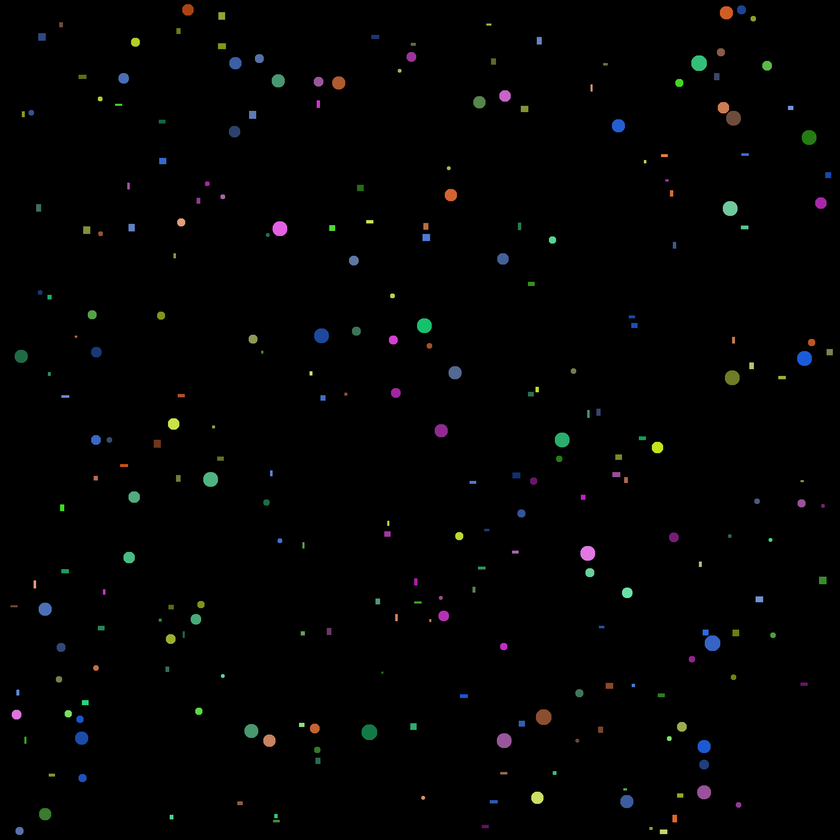
#> input picture figures_and_colors/balls_and_rects.png, 840 x 840 px, shrunk from 2000 x 2000 before the run
$ python main.py
#> lines starting #> are read from the running program, lines starting #| are printed output that depends on the picture; after the words box and inside, x2 and y2 are one past the last pixel; in counts of white or black regions, pixels touching at a corner belong together
import numpy as np
import matplotlib.pyplot as plt
from skimage.measure import label,regionprops
from skimage.io import imread
from skimage.color import rgb2hsv

image=imread("balls_and_rects.png")
#> image is the input picture: shape (840, 840, 3); mean R, G, B 2.1, 2.4, 2.3
hsv=rgb2hsv(image)
#> hsv: shape (840, 840, 3) float64; mean of channels 0, 1, 2 0.0147, 0.0236, 0.013
h=hsv[:,:,0]
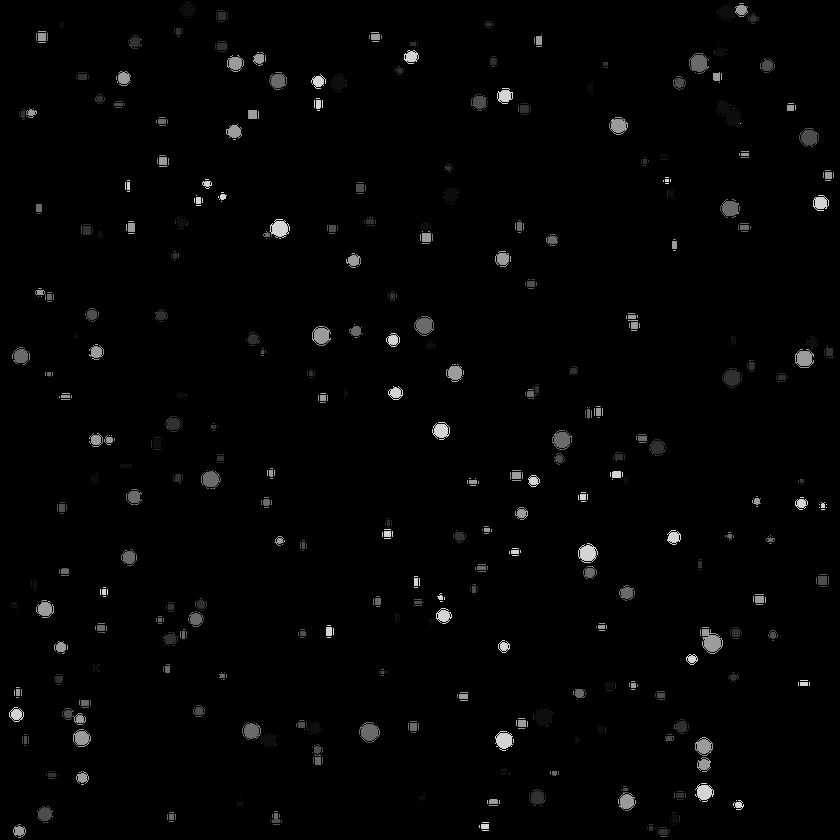
#> h: shape (840, 840) float64; min 0, max 0.833, mean 0.0147

result={}
count_fig=0
for color in np.unique(h):
    if color==0: continue

    binary=h==color
    labeled=label(binary)
    regions=regionprops(labeled)

    if not regions:
        continue

    attention=round(color,2)
    if attention not in result:
        result[attention]={"rect":0,"circles":0}

    for region in regions:
        count_fig+=1
        if region.extent>0.85:
            result[attention]['rect']+=1
        else:
            result[attention]['circles']+=1
#> this loop made 1937 passes
#> (color, attention) on passes 2 to 4: (0.0238, 0.02), (0.0278, 0.03), (0.0333, 0.03)
#> pass 2, `binary=h==color`:
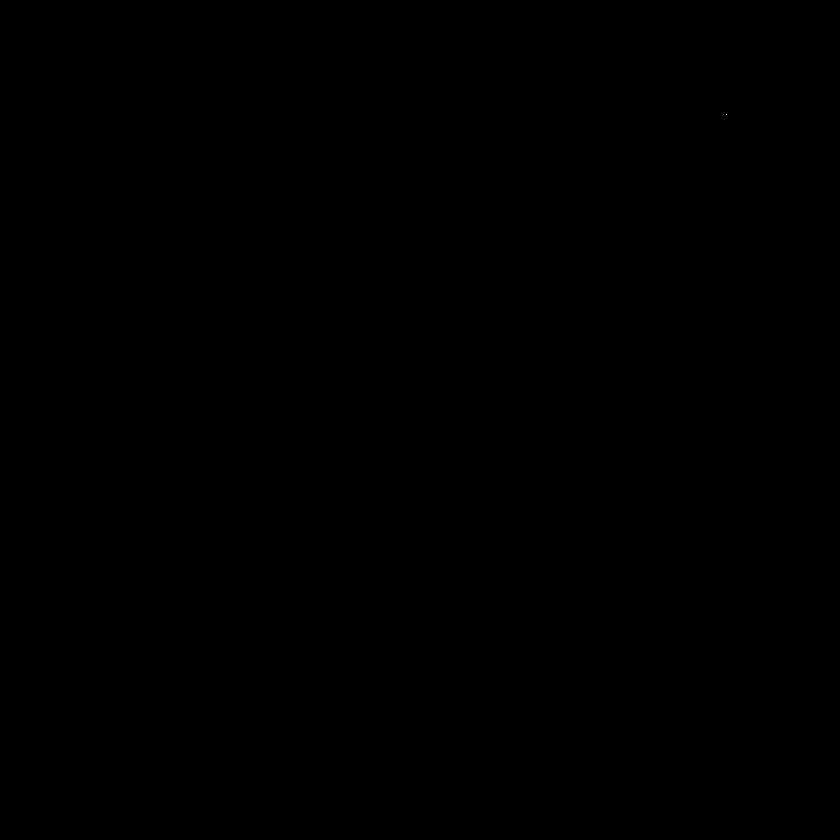
#> binary: shape (840, 840) bool; 0% white in thin lines or dots, all inside (x1, y1, x2, y2) = (726, 114, 727, 115)
#> after the loop:
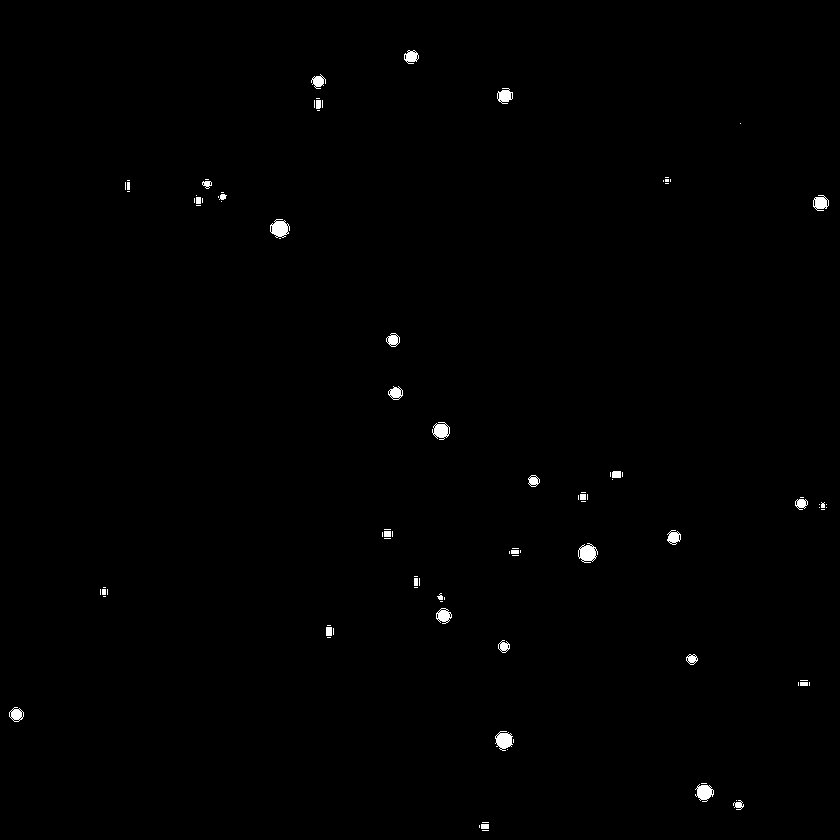
#> binary: shape (840, 840) bool; 0.52% white; 100 white regions (65 under 20 px), largest, box (x1, y1, x2, y2) and area: (578, 543, 598, 563) 257, (270, 219, 290, 238) 249, (495, 731, 513, 751) 238
#> after the loop: labeled: shape (840, 840) int32; 101 distinct labels, from 0 to 100
#> after the loop, count_fig = 10855; result = 40 items

print(f"Фигур всего: {count_fig}")
#| Фигур всего: 10855
for attention,counts in result.items():
    print(f"Оттенок: {attention}")
    print(f"    Прямугольники: {counts['rect']}")
    print(f"    Круги: {counts['circles']}\n")
#> this loop made 40 passes
#> (attention, counts) on passes 1 to 12: (0.02, {'rect': 1, 'circles': 0}), (0.03, {'rect': 10, 'circles': 0}), (0.04, {'rect': 20, 'circles': 0}), (0.05, {'rect': 520, 'circles': 14}), (0.06, {'rect': 948, 'circles': 54}), (0.07, {'rect': 20, 'circles': 0}), (0.08, {'rect': 94, 'circles': 13}), (0.11, {'rect': 1, 'circles': 0}), (0.17, {'rect': 324, 'circles': 68}), (0.18, {'rect': 10, 'circles': 0}), (0.19, {'rect': 1165, 'circles': 41}), (0.2, {'rect': 561, 'circles': 20})
#> (printed output is left out)
